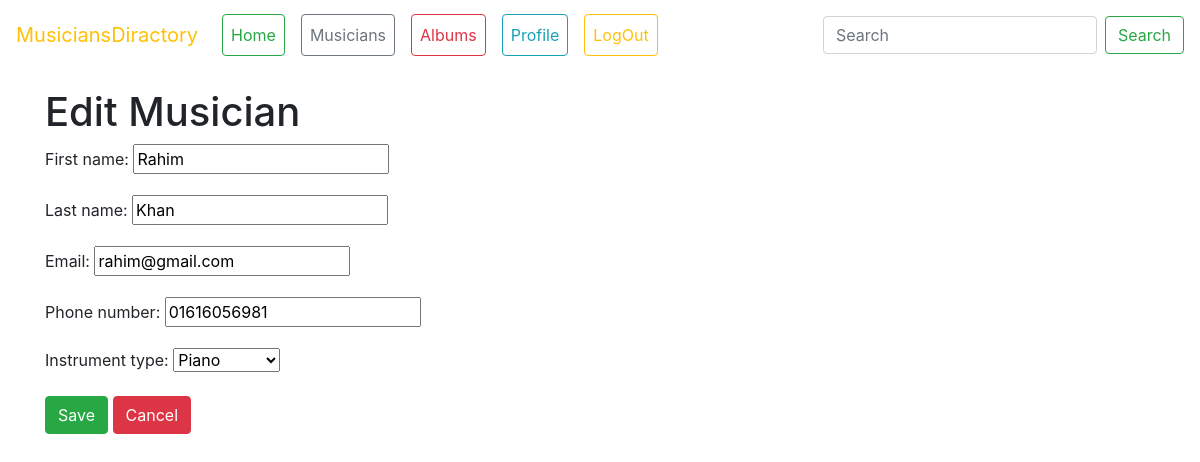
Screenshot of /Musician/edit/1/ (signed in) with the database file from the repository.
### Musician/models.py (models this page shows, shortened)
class Musician(models.Model):
    INSTRUMENT_CHOICES = [
        ('guitar', 'Guitar'),
        ('piano', 'Piano'),
        ('drums', 'Drums'),
        ('violin', 'Violin'),
        ('saxophone', 'Saxophone'),
    ]
    first_name = models.CharField(max_length=100)
    last_name = models.CharField(max_length=100)
    email = models.EmailField()
    phone_number = models.CharField(max_length=11)
    instrument_type = models.CharField(max_length=50, choices=INSTRUMENT_CHOICES)

### Musician/views.py (the view)
# urls.py: path('edit/<int:id>/', views.musician_edit, name='musician_edit'),
@login_required
def musician_edit(request, id):
    musician = Musician.objects.get(id=id)
    musician_form = MusicianForm(instance=musician)
    if request.method == 'POST':
        musician_form = MusicianForm(request.POST, instance=musician)
        if musician_form.is_valid():
            musician_form.save()
            return redirect('musician_list')
    return render(request, 'musician_form.html', {'form': musician_form, 'flag' : False})

### Musician/forms.py
class MusicianForm(forms.ModelForm):
    class Meta:
        model = Musician
        fields = '__all__'

### Musician/templates/musician_form.html (shortened to what this page needs)
{% extends 'base.html' %}
{% block content %}
<h1 class="mt-4">{% if form.instance.pk %}Edit{% else %}Add{% endif %} Musician</h1>
<form method="post">
    {{ form.as_p }}
    <button type="submit" class="btn btn-success">Save</button>
    <a href="{% url 'musician_list' %}" class="btn btn-danger">Cancel</a>
</form>
{% endblock %}

### rows the page displays
Musician: first_name "Rahim", last_name "Khan", email "rahim@gmail.com", phone_number "01616056981", instrument_type "Piano"
